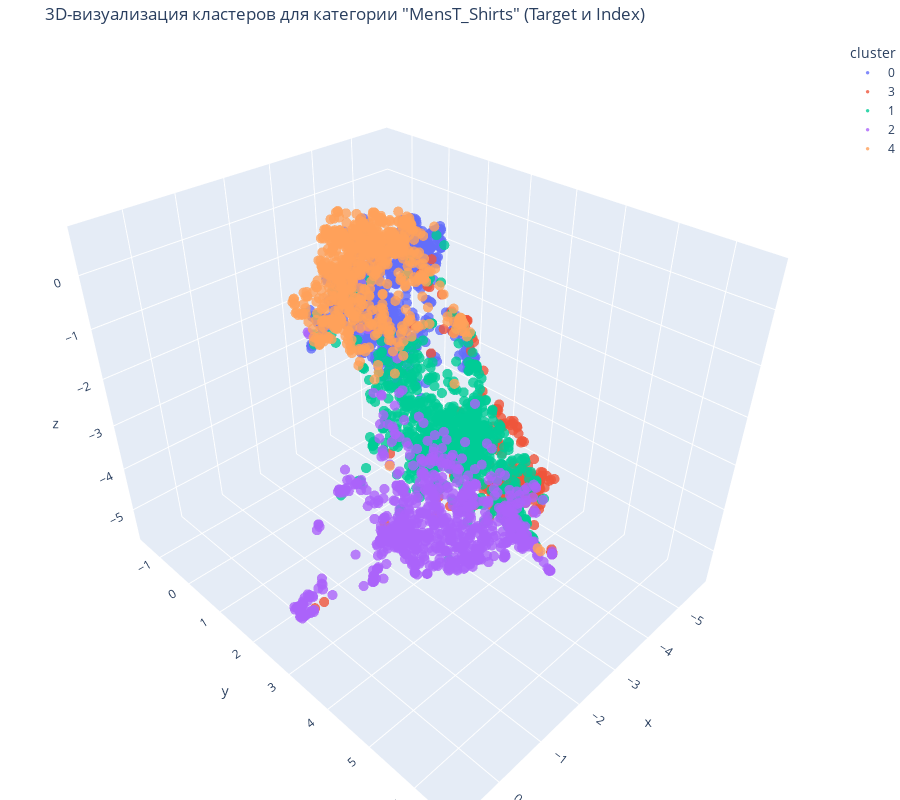

Source (notebook cell):
### Code cell
# построим 3D UMAP для графических эмбеддингов (для примера возьмем 5 кластеров, можно применить метод локктя для оптимального количества кластеров)
df_full = df.copy()


top_1_category = df_full['category'].value_counts().index[1]
df_top1 = df_full[df_full['category'] == top_1_category].copy()


df_top1['original_index'] = df_top1.index

df_top1.dropna(subset=['image_embedding', 'target'], inplace=True)


X_embeddings_top1 = np.vstack(df_top1['image_embedding'].values)


OPTIMAL_K_TOP1 = 5 
kmeans_top1 = KMeans(n_clusters=OPTIMAL_K_TOP1, random_state=42, n_init='auto').fit(X_embeddings_top1)
df_top1['image_cluster'] = kmeans_top1.labels_

print("Снижаем размерность эмбеддингов до 3D с помощью UMAP...")
reducer_3d = umap.UMAP(n_components=3, random_state=42)
embeddings_3d = reducer_3d.fit_transform(X_embeddings_top1)


df_3d_vis = pd.DataFrame(embeddings_3d, columns=['x', 'y', 'z'])
df_3d_vis['cluster'] = kmeans_top1.labels_.astype(str)
df_3d_vis['product_name'] = df_top1['product_name'].values


df_3d_vis['target'] = df_top1['target'].values
df_3d_vis['original_index'] = df_top1['original_index'].values 

print("\nСтроим интерактивный 3D-график...")

fig = px.scatter_3d(
    df_3d_vis,
    x='x',
    y='y',
    z='z',
    color='cluster',
    
    hover_data=['product_name', 'target', 'original_index'], 
    title=f'3D-визуализация кластеров для категории "{top_1_category}" (Target и Index)'
)

fig.update_layout(
    width=900,
    height=800,
    margin=dict(l=0, r=0, b=0, t=40)
)
fig.update_traces(marker=dict(size=3.5, opacity=0.8))

fig.show()

### Figure 1 — Plotly figure (JSON) as saved in the notebook; plotly's stock layout.template omitted (floating-point values rounded to 4 significant figures; data arrays with more than 128 entries replaced by an {"elided": "..."} marker saying what was removed)
{"data": [{"customdata": {"elided": "834x3 mixed values"}, "hovertemplate": "cluster=0<br>x=%{x}<br>y=%{y}<br>z=%{z}<br>product_name=%{customdata[0]}<br>target=%{customdata[1]}<br>original_index=%{customdata[2]}<extra></extra>", "legendgroup": "0", "marker": {"color": "#636efa", "opacity": 0.8, "size": 3.5, "symbol": "circle"}, "mode": "markers", "name": "0", "scene": "scene", "showlegend": true, "type": "scatter3d", "x": {"elided": "834 float values"}, "y": {"elided": "834 float values"}, "z": {"elided": "834 float values"}}, {"customdata": {"elided": "243x3 mixed values"}, "hovertemplate": "cluster=3<br>x=%{x}<br>y=%{y}<br>z=%{z}<br>product_name=%{customdata[0]}<br>target=%{customdata[1]}<br>original_index=%{customdata[2]}<extra></extra>", "legendgroup": "3", "marker": {"color": "#EF553B", "opacity": 0.8, "size": 3.5, "symbol": "circle"}, "mode": "markers", "name": "3", "scene": "scene", "showlegend": true, "type": "scatter3d", "x": {"elided": "243 float values"}, "y": {"elided": "243 float values"}, "z": {"elided": "243 float values"}}, {"customdata": {"elided": "796x3 mixed values"}, "hovertemplate": "cluster=1<br>x=%{x}<br>y=%{y}<br>z=%{z}<br>product_name=%{customdata[0]}<br>target=%{customdata[1]}<br>original_index=%{customdata[2]}<extra></extra>", "legendgroup": "1", "marker": {"color": "#00cc96", "opacity": 0.8, "size": 3.5, "symbol": "circle"}, "mode": "markers", "name": "1", "scene": "scene", "showlegend": true, "type": "scatter3d", "x": {"elided": "796 float values"}, "y": {"elided": "796 float values"}, "z": {"elided": "796 float values"}}, {"customdata": {"elided": "819x3 mixed values"}, "hovertemplate": "cluster=2<br>x=%{x}<br>y=%{y}<br>z=%{z}<br>product_name=%{customdata[0]}<br>target=%{customdata[1]}<br>original_index=%{customdata[2]}<extra></extra>", "legendgroup": "2", "marker": {"color": "#ab63fa", "opacity": 0.8, "size": 3.5, "symbol": "circle"}, "mode": "markers", "name": "2", "scene": "scene", "showlegend": true, "type": "scatter3d", "x": {"elided": "819 float values"}, "y": {"elided": "819 float values"}, "z": {"elided": "819 float values"}}, {"customdata": {"elided": "681x3 mixed values"}, "hovertemplate": "cluster=4<br>x=%{x}<br>y=%{y}<br>z=%{z}<br>product_name=%{customdata[0]}<br>target=%{customdata[1]}<br>original_index=%{customdata[2]}<extra></extra>", "legendgroup": "4", "marker": {"color": "#FFA15A", "opacity": 0.8, "size": 3.5, "symbol": "circle"}, "mode": "markers", "name": "4", "scene": "scene", "showlegend": true, "type": "scatter3d", "x": {"elided": "681 float values"}, "y": {"elided": "681 float values"}, "z": {"elided": "681 float values"}}], "layout": {"height": 800, "legend": {"title": {"text": "cluster"}, "tracegroupgap": 0}, "margin": {"b": 0, "l": 0, "r": 0, "t": 40}, "scene": {"domain": {"x": [0, 1], "y": [0, 1]}, "xaxis": {"title": {"text": "x"}}, "yaxis": {"title": {"text": "y"}}, "zaxis": {"title": {"text": "z"}}}, "title": {"text": "3D-визуализация кластеров для категории \"MensT_Shirts\" (Target и Index)"}, "width": 900}}
